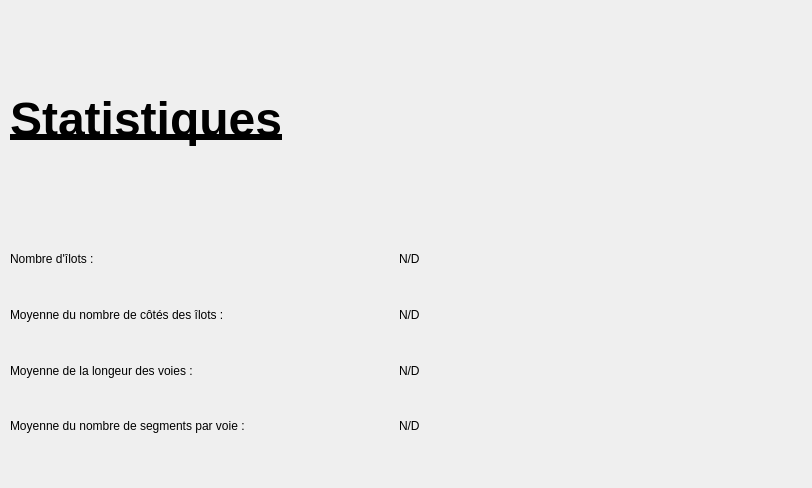
<?xml version="1.0" encoding="UTF-8"?>
<ui version="4.0">
 <class>StatsForm</class>
 <widget class="QWidget" name="StatsForm">
  <property name="geometry">
   <rect>
    <x>0</x>
    <y>0</y>
    <width>812</width>
    <height>488</height>
   </rect>
  </property>
  <property name="windowTitle">
   <string>Form</string>
  </property>
  <widget class="QWidget" name="verticalLayoutWidget">
   <property name="geometry">
    <rect>
     <x>10</x>
     <y>10</y>
     <width>771</width>
     <height>441</height>
    </rect>
   </property>
   <layout class="QVBoxLayout" name="verticalLayout">
    <item>
     <widget class="QLabel" name="label">
      <property name="font">
       <font>
        <pointsize>36</pointsize>
        <weight>75</weight>
        <bold>true</bold>
        <underline>true</underline>
       </font>
      </property>
      <property name="text">
       <string>Statistiques</string>
      </property>
     </widget>
    </item>
    <item>
     <layout class="QGridLayout" name="gridLayout">
      <item row="1" column="0">
       <widget class="QLabel" name="label_4">
        <property name="text">
         <string>Moyenne du nombre de côtés des îlots :</string>
        </property>
       </widget>
      </item>
      <item row="0" column="0">
       <widget class="QLabel" name="label_2">
        <property name="text">
         <string>Nombre d'îlots :</string>
        </property>
       </widget>
      </item>
      <item row="1" column="1">
       <widget class="QLabel" name="label_5">
        <property name="text">
         <string>N/D</string>
        </property>
       </widget>
      </item>
      <item row="0" column="1">
       <widget class="QLabel" name="label_3">
        <property name="text">
         <string>N/D</string>
        </property>
       </widget>
      </item>
      <item row="2" column="0">
       <widget class="QLabel" name="label_6">
        <property name="text">
         <string>Moyenne de la longeur des voies :</string>
        </property>
       </widget>
      </item>
      <item row="2" column="1">
       <widget class="QLabel" name="label_7">
        <property name="text">
         <string>N/D</string>
        </property>
       </widget>
      </item>
      <item row="3" column="0">
       <widget class="QLabel" name="label_9">
        <property name="text">
         <string>Moyenne du nombre de segments par voie :</string>
        </property>
       </widget>
      </item>
      <item row="3" column="1">
       <widget class="QLabel" name="label_10">
        <property name="text">
         <string>N/D</string>
        </property>
       </widget>
      </item>
     </layout>
    </item>
   </layout>
  </widget>
 </widget>
 <resources/>
 <connections/>
</ui>
